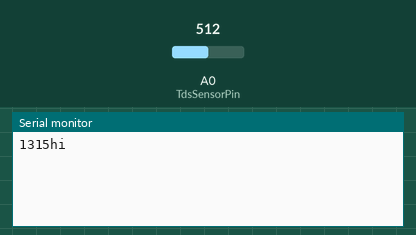
This sketch was run on a simulated Arduino Uno, built with avr-gcc and run on an emulated ATmega328P. Parts: the last lines printed to the serial monitor. Inputs (shaded band) come from the test bench; at power-on: A0 (TdsSensorPin) = 512. EEPROM starts erased.

Above: at 1.2 s.
1.3 s: A0 (TdsSensorPin) set to 716
At 2.6 s:
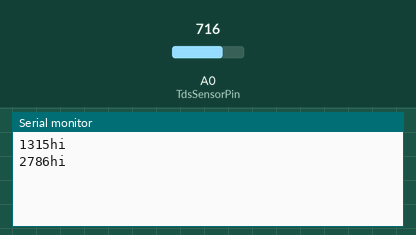
2.8 s: A0 (TdsSensorPin) set to 900
At 3.6 s:
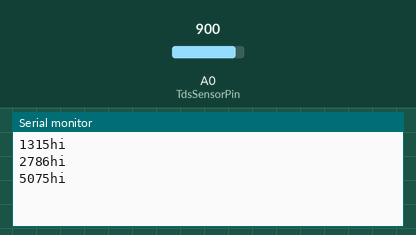
Timing chart, 0 to 5.8 s (numbered marks = the images above; inputs shaded):
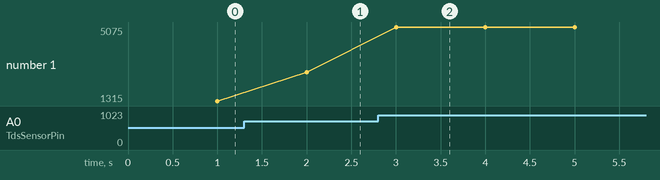

The sketch:

BluetoothInterface.ino
```cpp
//Code from Edison
#include <EEPROM.h>
#include "GravityTDS.h"

#define TdsSensorPin A0
GravityTDS gravityTds;

float temperature = 25,tdsValue = 0;


//Other Code
#include <Wire.h>

#define DEBUG 1

// Library for virtual serial ports over normal pins
#include <SoftwareSerial.h>

SoftwareSerial bluetooth(13, 12); //(rx, tx)

bool doUpdateStatus = false;


int x = 0;
////////////////////////////////////////////////////////////////////////////////
void loop(void)
{
  delay(1);


  // Commands: "start", "stop" - can be changed to anything lol
  while (bluetooth.available() >= 4) {
    switch (bluetooth.read()) {
      case 's':
        bluetooth.read(); // Ignore (probably) 't'
        switch (bluetooth.read()) {
          case 'a': // "start"
            doUpdateStatus = true;

            bluetooth.read(); // Ignore 'r'
            while (bluetooth.available() == 0);
            bluetooth.read(); // Ignore 't'
            break;

          case 'o': // "stop"
            doUpdateStatus = false;

            bluetooth.read(); // Ignore 'p'
        }
        break;
    }
  }

	static unsigned long lastRefreshTime = 0;
	if (millis() - lastRefreshTime >= 1000) {
    //increment the random x counter
    x++;
    if (x>=100){
    x=0;
    }

    //read the value of the sensor
    gravityTds.setTemperature(temperature);  // set the temperature and execute temperature compensation
    gravityTds.update();  //sample and calculate
    tdsValue = gravityTds.getTdsValue();  // then get the value
    Serial.print(tdsValue,0);
    Serial.println("hi");

    lastRefreshTime += 1000;

    if (doUpdateStatus) {
      //ORIGINAL CODE: keep it the same until I understand how exactly it works
      // Every update there are temperatures and water pH level sent coded into binary form of:
      // 't',
      // integer part of value in Celcius of first termometer,
      // fractional part of value in Celcius of first termometer,
      // integer part of value in Celcius of second termometer,
      // fractional part of value in Celcius of second termometer,
      // 'w'
      // integer value of water pH level,
      // fractional part of water pH level.

      bluetooth.write('t');
     for (byte i = 0; i < 2; i++) {
        bluetooth.write(static_cast<byte>(static_cast<int>(tdsValue)));
        bluetooth.write(static_cast<byte>(static_cast<int>((tdsValue - static_cast<int>(tdsValue)) * 100)));
      }

      bluetooth.write('w');
      bluetooth.write(static_cast<byte>(static_cast<int>(10)));
      bluetooth.write(static_cast<byte>(static_cast<int>((10 - static_cast<int>(10)) * 100)));
    }
	}
}


////////////////////////////////////////////////////////////////////////////////
void setup(void)
{
  Serial.begin(9600);

  bluetooth.begin(9600);

  //setting up the tds sensor
  gravityTds.setPin(TdsSensorPin);
  gravityTds.setAref(5.0);  //reference voltage on ADC, default 5.0V on Arduino UNO
  gravityTds.setAdcRange(1024);  //1024 for 10bit ADC;4096 for 12bit ADC
  gravityTds.begin();  //initialization

}
```

GravityTDS.h
```cpp
// (licence header left out)
#ifndef GRAVITY_TDS_H
#define GRAVITY_TDS_H

#include "Arduino.h"

#define ReceivedBufferLength 15
#define TdsFactor 0.5  // tds = ec / 2

class GravityTDS
{
public:
    GravityTDS();
    ~GravityTDS();

    void begin();  //initialization
    void update(); //read and calculate
    void setPin(int pin);
    void setTemperature(float temp);  //set the temperature and execute temperature compensation
    void setAref(float value);  //reference voltage on ADC, default 5.0V on Arduino UNO
    void setAdcRange(float range);  //1024 for 10bit ADC;4096 for 12bit ADC
    void setKvalueAddress(int address); //set the EEPROM address to store the k value,default address:0x08
    float getKvalue();
    float getTdsValue();
    float getEcValue();

private:
    int pin;
    float aref;  // default 5.0V on Arduino UNO
    float adcRange;
    float temperature;
    int kValueAddress;     //the address of the K value stored in the EEPROM
    char cmdReceivedBuffer[ReceivedBufferLength+1];   // store the serial cmd from the serial monitor
    byte cmdReceivedBufferIndex;

    float kValue;      // k value of the probe,you can calibrate in buffer solution ,such as 706.5ppm(1413us/cm)@25^C
    float analogValue;
    float voltage;
    float ecValue; //before temperature compensation
    float ecValue25; //after temperature compensation
    float tdsValue;

    void readKValues();
    boolean cmdSerialDataAvailable();
    byte cmdParse();
    void ecCalibration(byte mode);
};

#endif
```

Measured:
- after the input at 1.3 s, the serial monitor: prints a new line after 0.70 s (image 1)
- after the input at 2.8 s, the serial monitor: prints a new line after 0.20 s (image 2)
- plotted number 1: 1315 → 2786 after the input at 1.3 s, 2786 → 5075 after the input at 2.8 s
